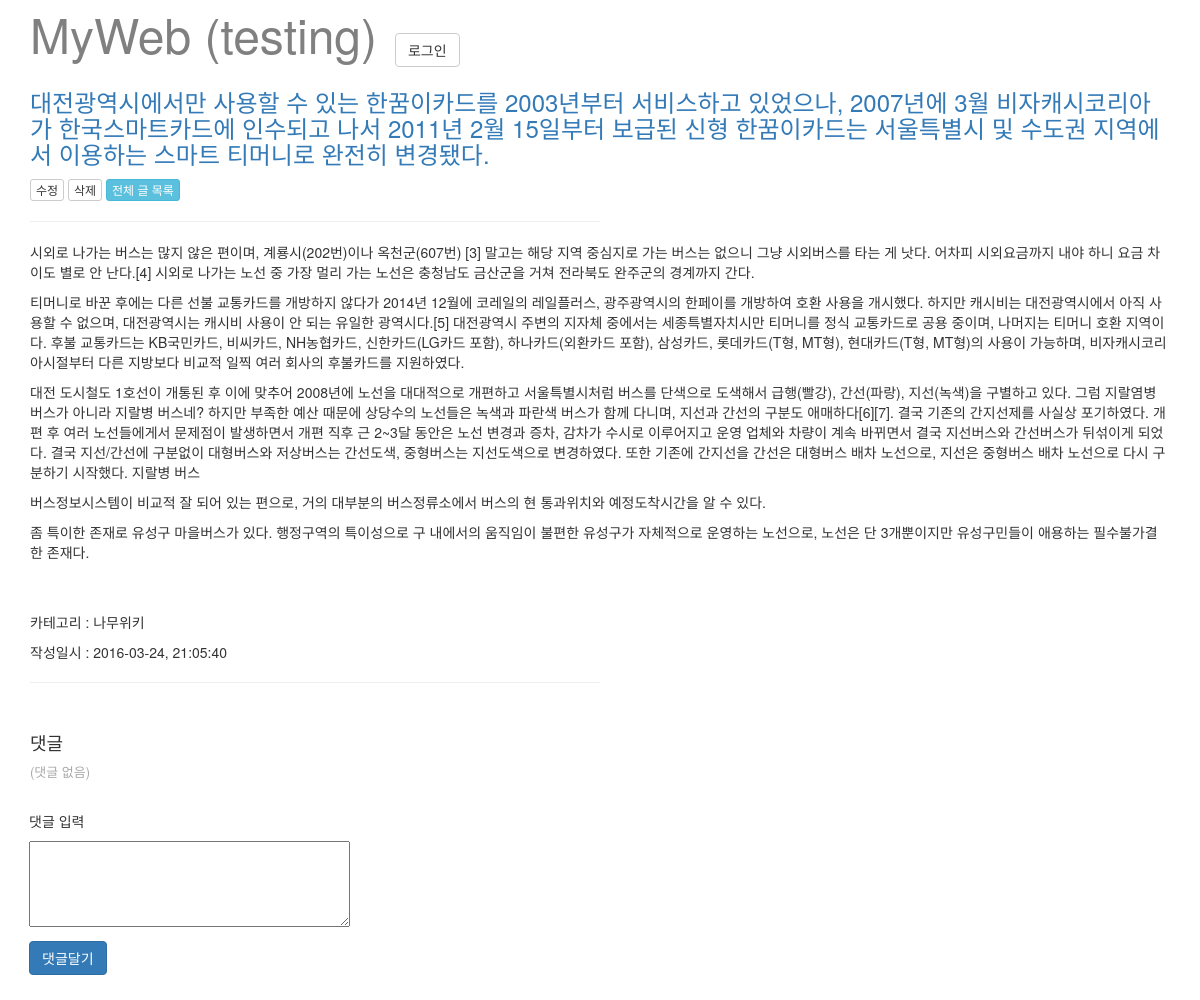
Page /post/5/ on the earlier database version.
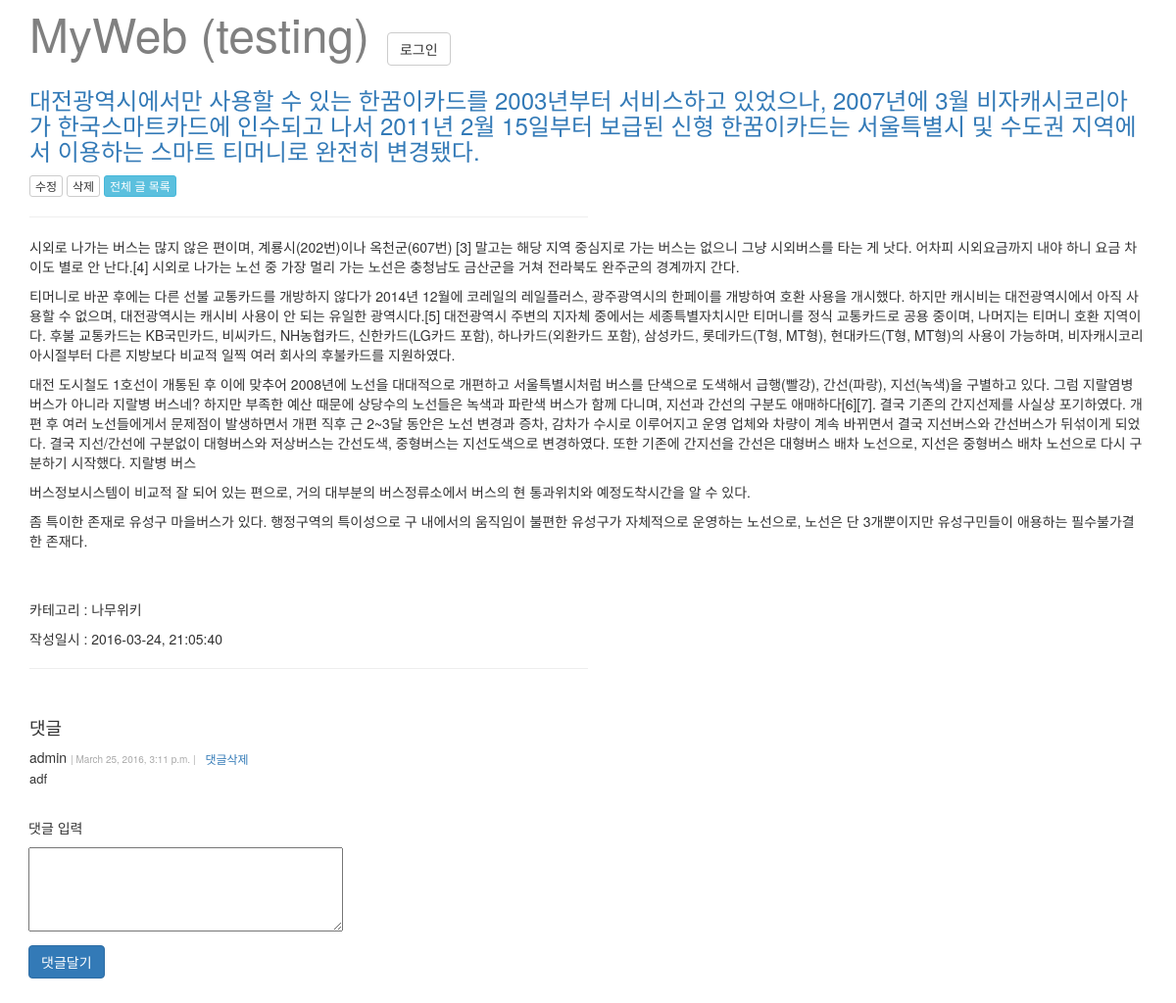
Same page on the later database version.
### blog/models.py (models this page shows, shortened)
class Post(models.Model):
    user = models.ForeignKey(settings.AUTH_USER_MODEL) # 유저만이 글을 쓸 수 있음
    title = models.CharField(max_length=200, db_index=True)
    content = models.TextField(blank=False) # 제한이 없는 아주 큰 문자열
    photo = models.ImageField(blank=True, null=True)
    created_at = models.DateTimeField(auto_now_add=True) # 처음 데이터가 들어갈때 생성 일시가 자동으로 들어가도록
    updated_at = models.DateTimeField(auto_now=True) # 저장 시점의 일시 정보를 입력
    tag = models.ManyToManyField('Tag', blank=True) # 'Tag' 모델 클래스의 이름을 문자열로 하는 이유는 장고가 나중에 처리하도록 하기 위해서. 문자열이 아닐 경우 Post 클래스보다 앞에 있어야 함.
    category = models.ForeignKey('Category', blank=False, null=False) # blank는 폼에서 사용하는 것 null은 db에서 사용하는 것
    is_model_field = False
    class Meta: # 디폴트 정렬 기준 설정 - 가장 최근글 우선
        ordering = ('-created_at', '-pk')

class Category(models.Model):
    name = models.CharField(max_length=40)

class Comment(models.Model):
    user = models.ForeignKey(settings.AUTH_USER_MODEL)
    post = models.ForeignKey(Post)
    content = models.TextField(max_length=200)
    created_at = models.DateTimeField(auto_now_add=True)
    updated_at = models.DateTimeField(auto_now=True)

### blog/views.py (the view, shortened to what this page needs)
# urls.py: url(r'^post/(?P<pk>[0-9]+)/$', blog_views.view_post, name='view_post'),
def view_post(request, pk):
    the_post = get_object_or_404(Post, pk=pk)
    the_comment = Comment.objects.filter(post=the_post)
    if request.method == 'GET':
        pass
    return render(request, 'view_post.html', {
        'post': the_post,
        'comment': the_comment,
    })

### blog/templates/view_post.html (shortened to what this page needs)
{% extends 'blog_layout.html' %}
{% load bootstrap3 %}
{% block content %}
<div class="post_container">
    <div>
        <h3>
            <a href="{% url 'view_post' pk=post.pk %}">{{ post.title }}</a>
        </h3>
            <a href="{% url 'edit_post' pk=post.pk %}">
                <button type="button" class="btn btn-default btn-xs">수정</button>
            </a>
            <a href="{% url 'delete_post' pk=post.pk %}">
                <button type="button" class="btn btn-default btn-xs">삭제</button>
            </a>
            <a href="{% url 'list_posts' %}">
                <button type="button" class="btn btn-info btn-xs">전체 글 목록</button>
            </a>
            <hr width="50%" align="left" />
      </div>
    <div class="post_content">
        <p>{{ post.content | linebreaks | default:"내용 없음."  }}</p>
    </div><br><br>
    <div>
        <p>카테고리 : {{ post.category.name }}</p>
        <p>작성일시 : {{ post.created_at | date:"Y-m-d, H:i:s" }}</p>
    </div>
    <hr width="50%" align="left" />
</div>
{% with comments=post.comment_set.all %}
    {% include 'list_comments.html' %}
{% endwith %}<br>
<form method="POST" action="" class="form-horizontal">
    <div class="form-group form-group-sm">
        <p>&emsp;댓글 입력</p>
        <p>
        &emsp;<textarea rows="4" cols="40" name="content"></textarea>
        </p>
        <p>
        &emsp;{% bootstrap_button "댓글달기" button_type="submit" button_class="btn-primary" %}
        </p>
    </div>
</form>
{% endblock %}

### blog/templates/blog_layout.html (shortened to what this page needs)
{% load bootstrap3 %}
<html>
    <head>
        <link rel="stylesheet" href="http://maxcdn.bootstrapcdn.com/bootstrap/3.3.6/css/bootstrap.min.css">
        {% bootstrap_css %}
        <font color="grey" size="7">MyWeb (testing)</font>
        {% if request.user.is_authenticated %}
        &emsp;{{ request.user }}님! &nbsp;<a href="{% url 'logout_url' %}" class="btn btn-default btn-xs" role="button"> 로그아웃 </a><br>
        {% else %}
        &emsp;<a href="{% url 'login_url' %}" class="btn btn-default btn-xm" role="button">로그인</a><br>
        {% endif %}
    </head>
    <body class="container">
        {% block content %}{% endblock %}
    </body>
</html>

### blog/templates/list_comments.html
<div class="comment_container">
  <br><h4>댓글</h4>
    {% for comment in comments %}
    <div>
        <div style="display:inline" class="comment_info">{{ comment.user }} <font color=darkgrey size=1>| {{ comment.created_at }} |</font></div>
        <a href="{% url 'delete_comment' pk=comment.pk %}">
            <button type="button" class="btn btn-link btn-xs">댓글삭제</button>
        </a>
        <div style="display:inline" class="comment_content"><font size=2>{{ comment.content | linebreaks }}</font></div>
    </div>
    {% empty %}
    <p><font size=2 color="darkgray">(댓글 없음)</font></p>
    {% endfor %}
</div>

Differences in the rows shown:
added Comment: user "admin", created_at "March 25, 2016, 3:11 p.m.", content "adf"
Other differences:
text no longer shown: "(댓글 없음)"
